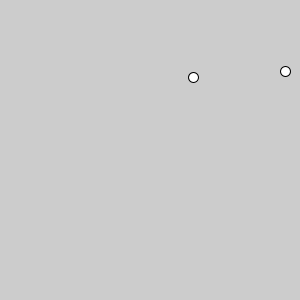
Frame 1 (no input)
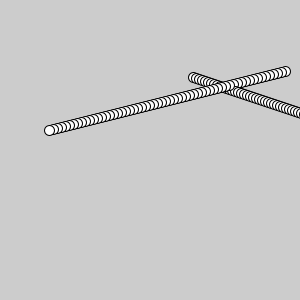
Frame 60 (the mouse pressed at the canvas centre just before this capture)
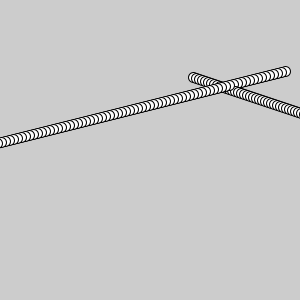
Frame 120 (the mouse held since frame 60 and released just before this capture)

The Processing sketch that drew these frames (run headless with seeded random() and noise(); from frame 60 on, the mouse is pressed at the canvas centre):

// Processing sketch: Part4_2_2
// ── Part4_2_2.pde
float[] x, y;

void setup(){
  size(300, 300);
  x = new float[2];
  y = new float[2];
  x[0] = random(0, width);
  y[0] = random(0, height);
  x[1] = random(0, width);
  y[1] = random(0, height);
}

void draw(){
  ellipse(x[0], y[0], 10, 10);
  ellipse(x[1], y[1], 10, 10);
  x[0] += 3;
  y[0] += 1;
  x[1] += -4;
  y[1] += 1;
}
